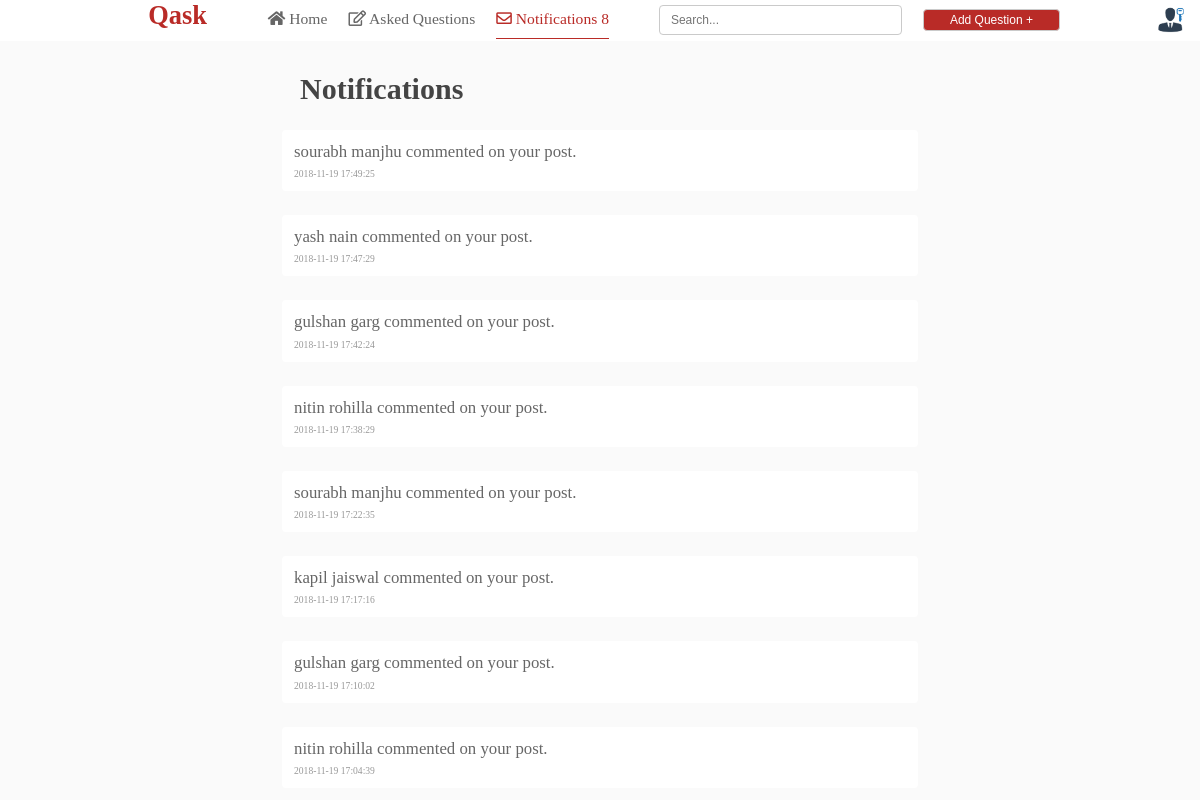
The app's page /php/notifications.php (signed in) with its own data.
### tables this page shows
CREATE TABLE `tblnotifications` (
  `sno` int(11) NOT NULL,
  `commenter` varchar(50) DEFAULT NULL,
  `poster` varchar(50) DEFAULT NULL,
  `postno` int(11) DEFAULT NULL,
  `category` varchar(50) DEFAULT NULL,
  `STATUS` varchar(50) DEFAULT 'unread',
  `DATE` timestamp NOT NULL DEFAULT CURRENT_TIMESTAMP ON UPDATE CURRENT_TIMESTAMP
);

### php/notifications.php (the view, shortened to what this page needs)
<?php include("../connection/connection.php"); ?>
<?php
$user=$_SESSION['USEREMAIL'];
$notifysql="select * from tblnotifications where poster='$user' order by date desc;";
$notifyquery=mysqli_query($con,$notifysql);
?>
<!DOCTYPE html>
<html>
<head>
	<link rel="stylesheet" type="text/css" href="../css/header.css">
	<link rel="stylesheet" type="text/css" href="../icons/css/all.css">
	<link rel="stylesheet" type="text/css" href="../css/popup.css">
	<link rel="stylesheet" type="text/css" href="../css/notifications.css">
</head>
<body>
<?php include ("header.php"); ?>
<div id="notificationcontent">
<h1>Notifications </h1>
<?php
while($newnotifyresult=mysqli_fetch_array($notifyquery))
{
	echo"
	<a id='notificationsanchor' href='commentstart.php?postid=$newnotifyresult[3]&category=$newnotifyresult[4]&answersubmit='>$newnotifyresult[1] commented on your post.<h6>$newnotifyresult[6]</h6></a>
	";
}
?>
</div>
</body>
</html>

### css/header.css (style rules this page uses)
body { margin: 0; background-color: #fafafa; }

### css/notifications.css (style rules this page uses)
#notificationcontent h1 { margin-top: 6%; margin-left: 25%; color: #444; font-size: 2.5vw; margin-bottom: 0; }
#notificationsanchor { display: block; margin-left: auto; margin-right: auto; width: 52%; margin-top: 2%; padding-left: 1%; padding-top: 1%; padding-bottom: 1%; border-radius: 4px; background-color: white; text-decoration: none; color: #666; font-size: 1.4vw; }
#notificationcontent h6 { color: #999; font-size: 0.8vw; margin: 0; font-weight: normal; margin-top: 1%; }

### records on screen
tblnotifications: commenter "sourabh manjhu", DATE "2018-11-19 17:49:25"
tblnotifications: commenter "yash nain", DATE "2018-11-19 17:47:29"
tblnotifications: commenter "gulshan garg", DATE "2018-11-19 17:42:24"
tblnotifications: commenter "nitin rohilla", DATE "2018-11-19 17:38:29"
tblnotifications: commenter "sourabh manjhu", DATE "2018-11-19 17:22:35"
tblnotifications: commenter "kapil jaiswal", DATE "2018-11-19 17:17:16"
tblnotifications: commenter "gulshan garg", DATE "2018-11-19 17:10:02"
tblnotifications: commenter "nitin rohilla", DATE "2018-11-19 17:04:39"

### other values on screen
$notifycountresult[0] "8"
